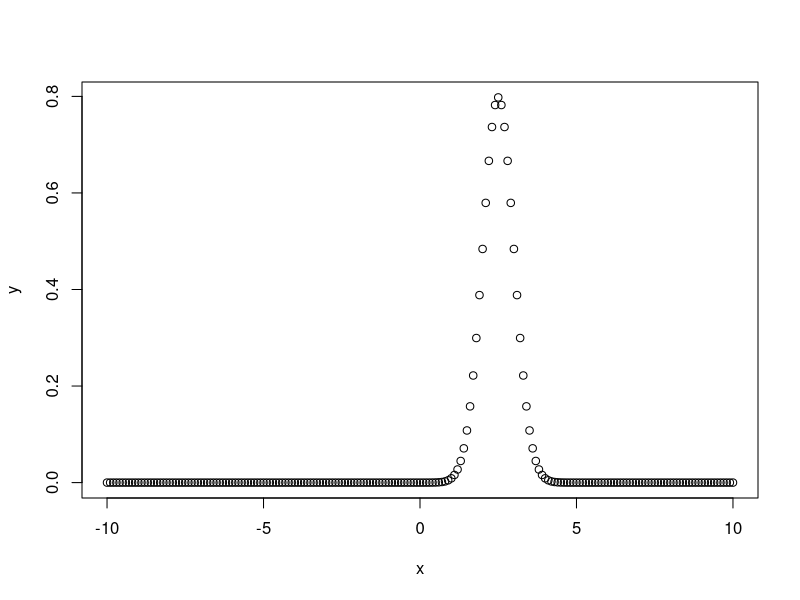
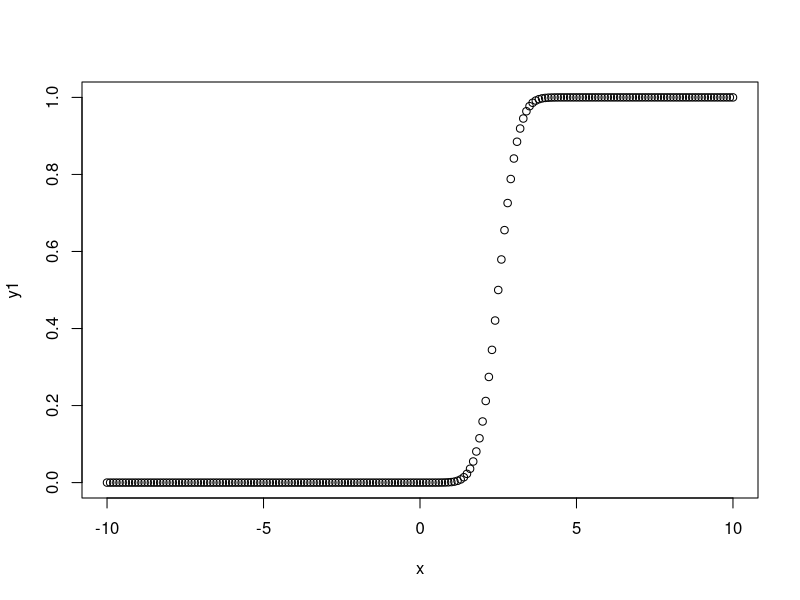
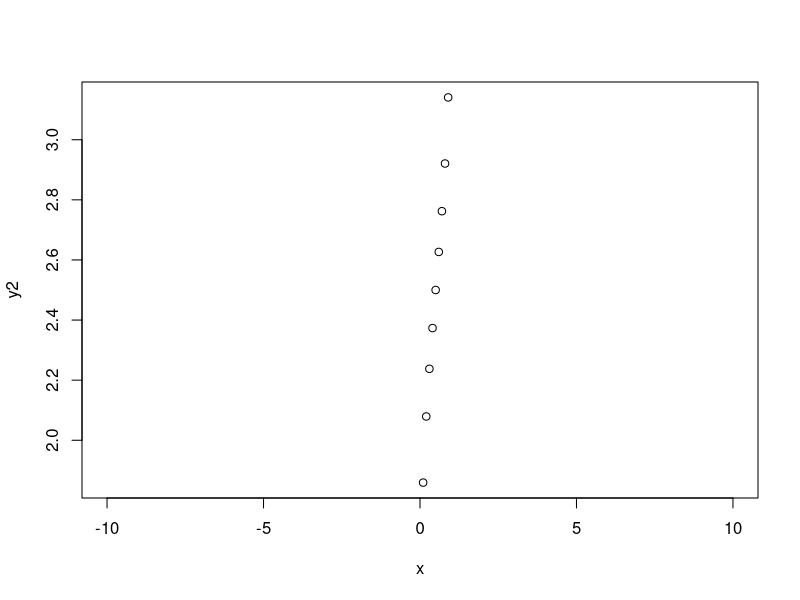
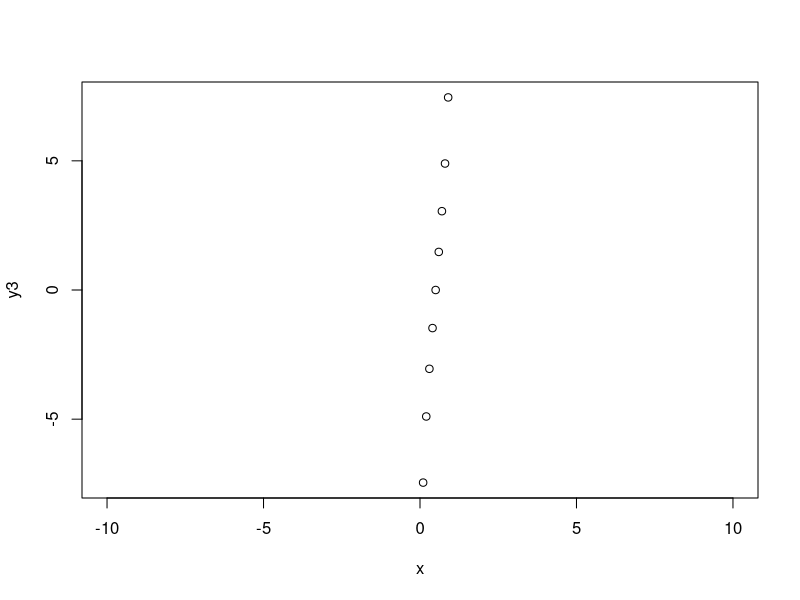
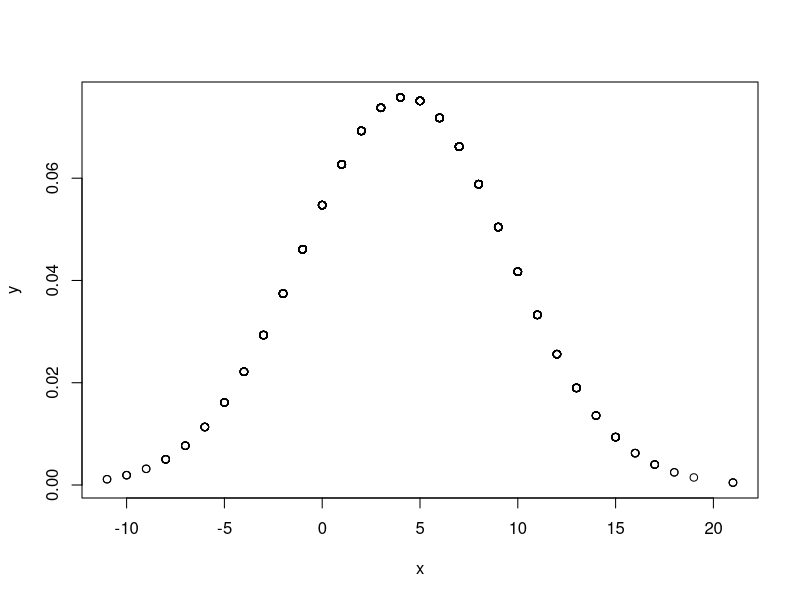
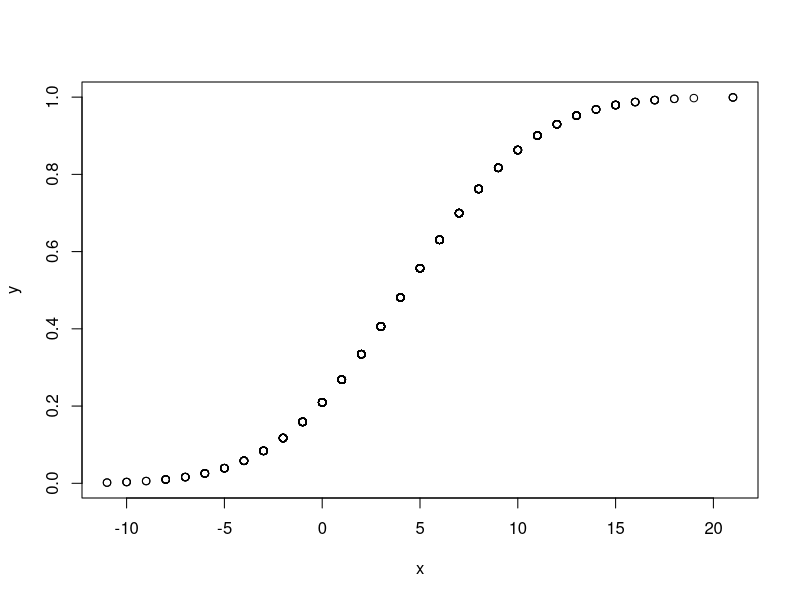
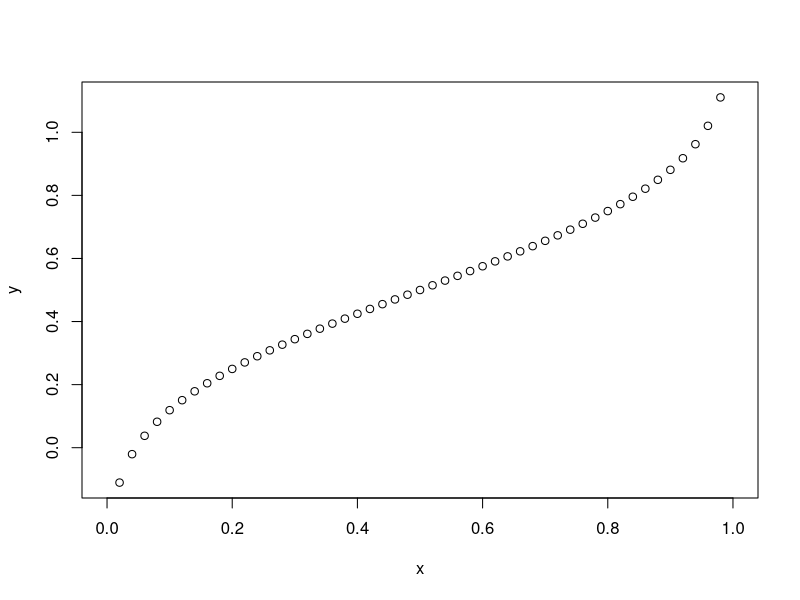
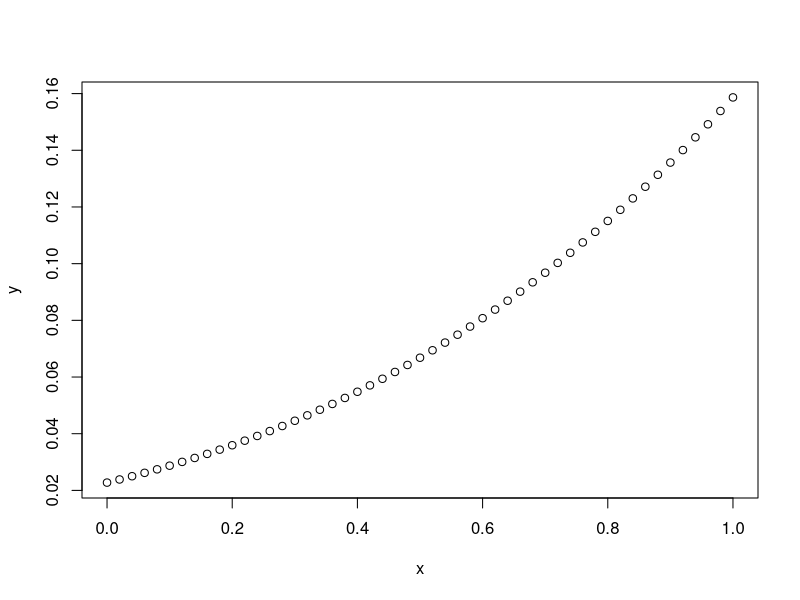

R code for these plots, in order:
x <- seq(-10, 10, by = .1)
y <- dnorm(x, mean = 2.5, sd = 0.5)
plot(x,y)

y1<-pnorm(x,mean=2.5,sd=0.5)
plot(x,y1)
y2<-qnorm(x,mean=2.5,sd=0.5)
plot(x,y2)
y3<-qnorm(x,mean(x),sd(x))
plot(x,y3)

guna<-read.csv("guna1.csv")
head(guna)
summary(guna)

x<-guna$Attitude
print(x)
print(mean(guna$Attitude))
print(sd(guna$Attitude))

y<-dnorm(guna$Attitude,mean=mean(guna$Attitude), sd=sd(guna$Attitude))
plot(x,y)
y <- pnorm (guna$Attitude, mean=mean(guna$Attitude), sd=sd(guna$Attitude))
plot(x,y)

x <- seq(0, 1, by = 0.02)
y <- qnorm(x, mean = 2, sd = 1)
y<-qnorm(x,mean(x),sd(x))
plot(x,y)

y<-pnorm(x,mean=2,sd=1)
plot(x,y)

y<-dnorm(x,mean=2,sd=1)
y<-dnorm(x,mean(x),sd(x))
plot(x,y)

y<-pnorm(x,mean(x),sd(x))
plot(x,y)
y<-qnorm(x,mean(x),sd(x))
plot(x,y)
x<-rnorm(50000)
y<-dnorm(x,mean(x),sd(x))
plot(x,y)
hist(y, main = "Normal DIstribution")
